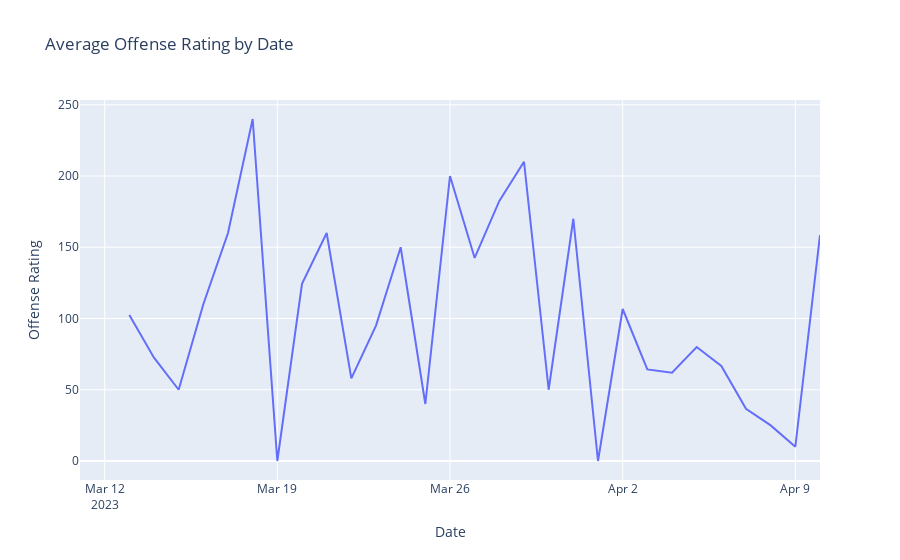

Write notebook code for a chart like this one.
### Code cell
# convert the Published At column to datetime format and set it as the index
df['publishedAt'] = pd.to_datetime(df['publishedAt'])
df.set_index('publishedAt', inplace=True)

# group the data by date and calculate the mean Offense Rating for each date
daily_avg = df['Offense Rating'].resample('D').mean()

# create the line plot using Plotly
fig = go.Figure(go.Scatter(x=daily_avg.index, y=daily_avg.values, mode='lines'))

# set the chart title and axis labels
fig.update_layout(
    title='Average Offense Rating by Date',
    xaxis_title='Date',
    yaxis_title='Offense Rating',
)

# show the chart
fig.show()
pyo.plot(fig, filename='timeline.html')

### Figure 1 — Plotly figure (JSON) as saved in the notebook; plotly's stock layout.template omitted (floating-point values rounded to 4 significant figures)
{"data": [{"mode": "lines", "type": "scatter", "x": ["2023-03-11T00:00:00+00:00", "2023-03-12T00:00:00+00:00", "2023-03-13T00:00:00+00:00", "2023-03-14T00:00:00+00:00", "2023-03-15T00:00:00+00:00", "2023-03-16T00:00:00+00:00", "2023-03-17T00:00:00+00:00", "2023-03-18T00:00:00+00:00", "2023-03-19T00:00:00+00:00", "2023-03-20T00:00:00+00:00", "2023-03-21T00:00:00+00:00", "2023-03-22T00:00:00+00:00", "2023-03-23T00:00:00+00:00", "2023-03-24T00:00:00+00:00", "2023-03-25T00:00:00+00:00", "2023-03-26T00:00:00+00:00", "2023-03-27T00:00:00+00:00", "2023-03-28T00:00:00+00:00", "2023-03-29T00:00:00+00:00", "2023-03-30T00:00:00+00:00", "2023-03-31T00:00:00+00:00", "2023-04-01T00:00:00+00:00", "2023-04-02T00:00:00+00:00", "2023-04-03T00:00:00+00:00", "2023-04-04T00:00:00+00:00", "2023-04-05T00:00:00+00:00", "2023-04-06T00:00:00+00:00", "2023-04-07T00:00:00+00:00", "2023-04-08T00:00:00+00:00", "2023-04-09T00:00:00+00:00", "2023-04-10T00:00:00+00:00"], "y": [125, null, 102.5, 72.5, 50, 110, 160, 240, 0, 124.3, 160, 58, 95, 150, 40, 200, 142.5, 182.5, 210, 50, 170, 0, 106.7, 64.29, 62, 80, 66.67, 36.67, 25, 10, 158.6]}], "layout": {"title": {"text": "Average Offense Rating by Date"}, "xaxis": {"title": {"text": "Date"}}, "yaxis": {"title": {"text": "Offense Rating"}}}}
